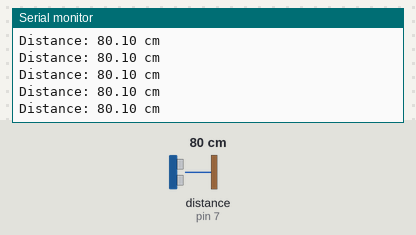
Recording of a sketch running on a simulated Arduino Uno, built with avr-gcc and run on an emulated ATmega328P. On the bench: the last lines printed to the serial monitor. Wiring (inferred from the names in the program): ultrasonic range finder: trigger pin 6; echo pin 7. The inputs (shaded band) are chosen by the test bench; at power-on: distance to the obstacle (sensor on pin 7) 80 cm. The echo pulse lasts 58.3 µs per cm.

Above: at 1.2 s.
1.3 s: distance to the obstacle (sensor on pin 7) set to 2 cm
At 1.8 s:
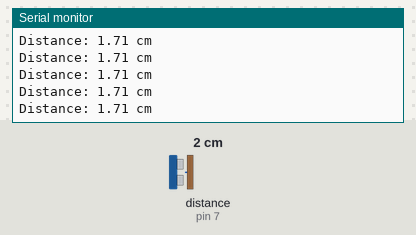
4.3 s: distance to the obstacle (sensor on pin 7) set to 18 cm
At 5.0 s:
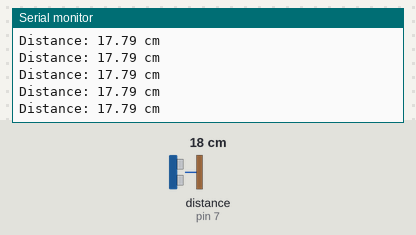
7.3 s: distance to the obstacle (sensor on pin 7) set to 4 cm
At 7.8 s:
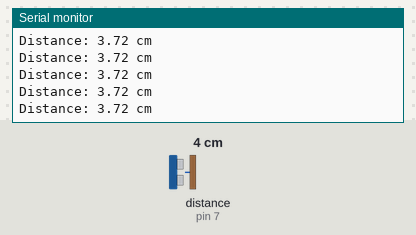
10.3 s: distance to the obstacle (sensor on pin 7) set to 120 cm
At 11.1 s:
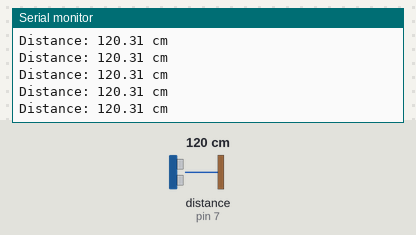
13.3 s: distance to the obstacle (sensor on pin 7) set to 35 cm
At 14.2 s:
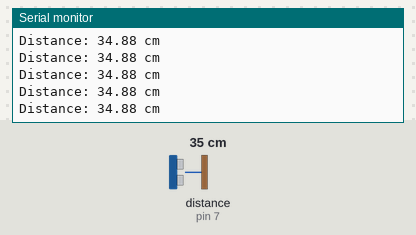
16.3 s: distance to the obstacle (sensor on pin 7) set to 9 cm
At 17.2 s:
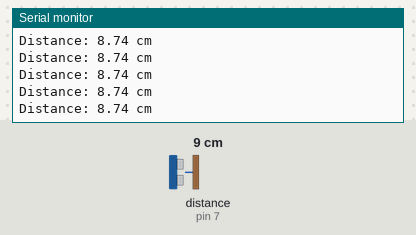
Timing chart, 0 to 19.3 s (numbered marks = the images above; inputs shaded):
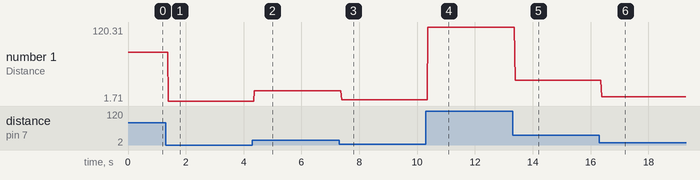

The sketch:

measure_distance.ino
```cpp
// ================================================================================
// Author: Dinura Silva
// Project: Robotics workshop
// Description: Detect distance using HC SR-04 Ultrasonic Distance
//              Sensor and report it back via Serial comms.
// ================================================================================

// Set the constants for trigger and echo pin numbers
const int TRIGPIN = 6;
const int ECHOPIN = 7;

void setup() {
  // Begin Serial communication
  Serial.begin(9600);

  // Set modes for ultrasonic sensor's trigger and echo pins
  pinMode(TRIGPIN, OUTPUT);
  pinMode(ECHOPIN, INPUT);

  // Set trigger to LOW
  digitalWrite(TRIGPIN, LOW);
}

void loop() {
  // Get duration of sensor echo pulse
  unsigned long duration = getDuration();

  // duration > 36000 means no object detected
  if (duration > 36000) {
    Serial.println("No object detected.");
  } else {
    // Calculate distance to object
    float distance = getDistanceCM(duration);
    // Print distance to Serial
    Serial.print("Distance: ");
    Serial.print(distance);
    Serial.println(" cm");
  }
}

// Poll sensor and get echo duration
unsigned long getDuration() {
  // Pulse trigger HIGH for 10 microseconds
  digitalWrite(TRIGPIN, HIGH);
  delayMicroseconds(10);
  digitalWrite(TRIGPIN, LOW);

  // Measure duration of HIGH pulse on echo
  unsigned long duration = pulseIn(ECHOPIN, HIGH);

  // 10 millisecond delay betweek echo and trigger
  delay(10);

  return duration;
}

// Convert sensor echo duration to distance (cm)
float getDistanceCM(unsigned long duration) {
  // Divide by 58 (source: datasheet)
  return (float) duration / 58;
}
```

Measured:
- after the input at 1.3 s, the serial monitor: prints a new line after 0.09 s (image 1)
- after the input at 4.3 s, the serial monitor: prints a new line after 0.07 s (image 2)
- after the input at 7.3 s, the serial monitor: prints a new line after 0.09 s (image 3)
- after the input at 10.3 s, the serial monitor: prints a new line after 0.07 s (image 4)
- after the input at 13.3 s, the serial monitor: prints a new line after 0.09 s (image 5)
- after the input at 16.3 s, the serial monitor: prints a new line after 0.08 s (image 6)
- plotted number 1: 80.1 → 1.71 after the input at 1.3 s, 1.71 → 17.79 after the input at 4.3 s, 17.79 → 3.72 after the input at 7.3 s, 3.72 → 120.31 after the input at 10.3 s, 120.31 → 34.88 after the input at 13.3 s
